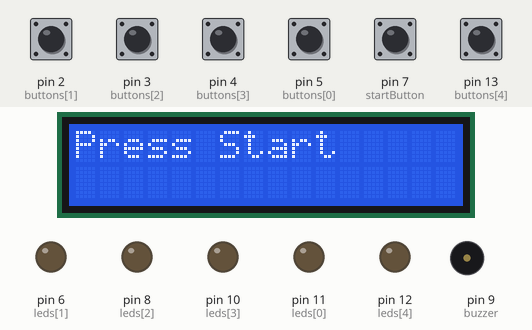
Simulated run of this sketch. Board: Arduino Uno, built with avr-gcc and run on an emulated ATmega328P. Shown: 16×2 character LCD, output pins drawn as LEDs (lit = HIGH), buzzer (waves = sounding). The test bench sets the inputs (shaded band); at power-on: pin 2 (buttons[1]), pin 3 (buttons[2]), pin 4 (buttons[3]), pin 5 (buttons[0]), pin 7 (startButton), pin 13 (buttons[4]) HIGH. Random numbers use the default seed unless the sketch sets one.

Above: at 5.0 s.
5.1 s: pin 7 (startButton) pulled LOW for 0.15 s
At 6.7 s:
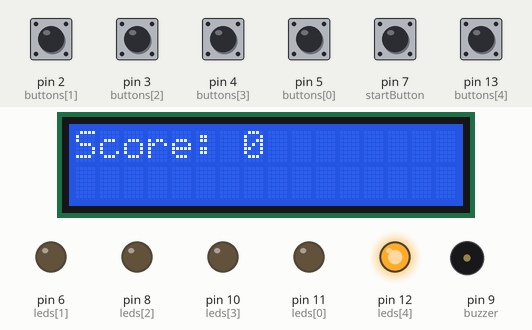
8.2 s: pin 2 (buttons[1]) pulled LOW for 1 s
At 10.0 s:
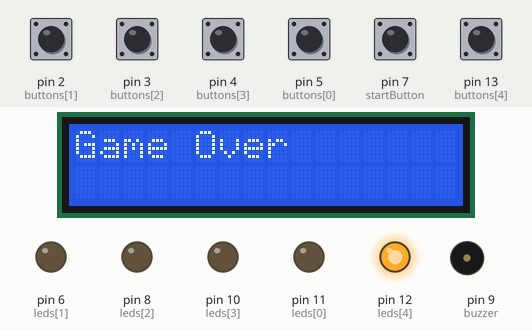
11.8 s: pin 2 (buttons[1]) driven LOW and pin 7 (startButton) driven LOW
At 17.0 s:
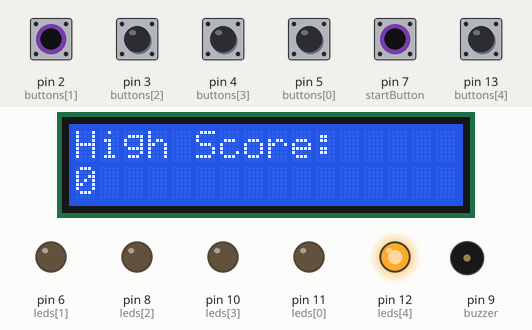
Timing chart, 0 to 28.1 s (numbered marks = the images above; inputs shaded):
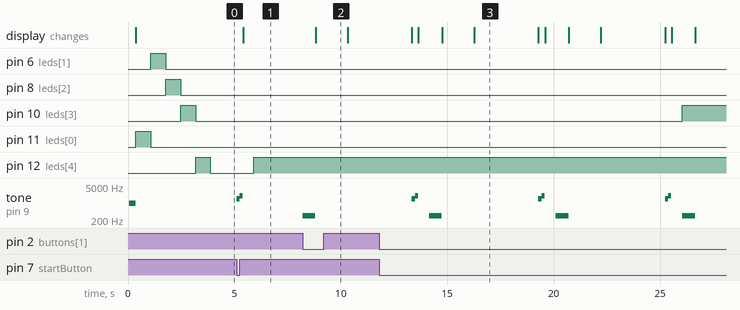

Measured:
- after the input at 5.1 s, pin 12 (leds[4]): LOW → HIGH after 0.81 s; tone on pin 9 (buzzer): silent → 1500 Hz at once, → 2000 Hz 0.15 s later, → silent 0.15 s later; the display: changes after 0.31 s (image 1)
- after the input at 8.2 s, tone on pin 9 (buzzer): silent → 300 Hz at once, → silent 0.60 s later
- after the input at 11.8 s, pin 10 (leds[3]): LOW → HIGH after 14.2 s; tone on pin 9 (buzzer): silent → 1500 Hz after 1.5 s, then repeats every 5.9 s: 2000 Hz 0.15 s, silent 0.51 s, 300 Hz 0.60 s, silent 4.5 s, 1500 Hz 0.15 s

The sketch:

whack_a_mole_robot.ino
```cpp
#include <Wire.h>
#include <LiquidCrystal_I2C.h>

LiquidCrystal_I2C lcd(0x27, 16, 2);

// LEDs
int leds[] = {11, 6, 8, 10, 12};

// Buttons
int buttons[] = {5, 2, 3, 4, 13};

int buzzer = 9;
int startButton = 7;

int score = 0;
int highScore = 0;
int level = 1;
int target = 5;

int roundTime = 3000;

bool gameStarted = false;

void setup() {
  lcd.init();
  lcd.backlight();

  pinMode(buzzer, OUTPUT);
  pinMode(startButton, INPUT_PULLUP);

  for (int i = 0; i < 5; i++) {
    pinMode(leds[i], OUTPUT);
    pinMode(buttons[i], INPUT_PULLUP);
  }

  // صوت بداية
  tone(buzzer, 1000);
  delay(300);
  noTone(buzzer);

  lcd.print("Press Start");

  // ترتيب اللمبات
  digitalWrite(11, HIGH); delay(700); digitalWrite(11, LOW);
  digitalWrite(6, HIGH);  delay(700); digitalWrite(6, LOW);
  digitalWrite(8, HIGH);  delay(700); digitalWrite(8, LOW);
  digitalWrite(10, HIGH); delay(700); digitalWrite(10, LOW);
  digitalWrite(12, HIGH); delay(700); digitalWrite(12, LOW);

  randomSeed(analogRead(A0));
}

void loop() {

  // Start button
  if (!gameStarted) {
    if (digitalRead(startButton) == LOW) {

      gameStarted = true;

      tone(buzzer, 1500); delay(150);
      tone(buzzer, 2000); delay(150);
      noTone(buzzer);

      score = 0;
      level = 1;
      target = 5;
      roundTime = 3000;

      lcd.clear();
      lcd.print("Score: 0");
      delay(500);
    }
  }

  if (gameStarted) {

    int r = random(0, 5);

    digitalWrite(leds[r], HIGH);

    bool hit = false;
    unsigned long startTime = millis();

    while (millis() - startTime < roundTime) {

      if (digitalRead(buttons[r]) == LOW) {
        hit = true;
        break;
      }

      // غلط
      for (int i = 0; i < 5; i++) {
        if (i != r && digitalRead(buttons[i]) == LOW) {

          tone(buzzer, 300);
          delay(150);
          noTone(buzzer);

          score--;

          // 💀 Game Over
          if (score < -3) {

            if (score > highScore) {
              highScore = score;
            }

            lcd.clear();
            lcd.print("Game Over");

            delay(1500);

            lcd.clear();
            lcd.print("High Score:");
            lcd.setCursor(0,1);
            lcd.print(highScore);

            delay(3000);

            gameStarted = false;
            lcd.clear();
            lcd.print("Press Start");

            return;
          }
        }
      }
    }

    digitalWrite(leds[r], LOW);

    if (hit) {
      score++;

      tone(buzzer, 1200); delay(100);
      tone(buzzer, 1800); delay(100);
      noTone(buzzer);

      // Level system
      if (score >= target) {

        level++;

        tone(buzzer, 1500); delay(100);
        tone(buzzer, 2000); delay(100);
        noTone(buzzer);

        target += 5;
        roundTime -= 300;

        if (roundTime < 800) roundTime = 800;

        lcd.clear();
        lcd.print("Level ");
        lcd.print(level);
        delay(1000);
      }
    }

    // تحديث High Score
    if (score > highScore) {
      highScore = score;
    }

    lcd.clear();
    lcd.setCursor(0,0);
    lcd.print("Score: ");
    lcd.print(score);

    lcd.setCursor(0,1);
    lcd.print("Level:");
    lcd.print(level);
  }
}
```
